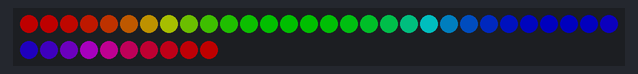
A sketch run on a simulated ESP32. Parts: 40 RGB LEDs in strip order, left to right, continuing on the next row. Dim RGB values are drawn brighter than linear; the audio player accepts every command and is not drawn; what the sketch prints to the serial monitor is not drawn.

Above: at 4.5 s.
At 38.5 s:
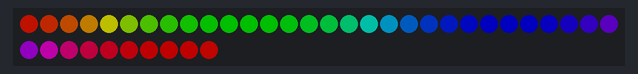

The sketch:

led_rainbow_music_working.ino
```cpp
#include <Adafruit_NeoPixel.h>
#include <HardwareSerial.h>
#include <DFRobotDFPlayerMini.h>

// ---------------- LED SETUP ----------------
#define LED_PIN     32
#define LED_COUNT   40

Adafruit_NeoPixel strip(LED_COUNT, LED_PIN, NEO_GRB + NEO_KHZ800);

// ---------------- MP3 SETUP ----------------
HardwareSerial mp3Serial(2);        // UART2
DFRobotDFPlayerMini mp3;

bool mp3Ready = false;

// ---------------- ANIMATION STATE ----------------
uint16_t hueOffset = 0;
unsigned long lastAnimUpdate = 0;
const unsigned long animIntervalMs = 30; // smaller = faster

// Rainbow cycle animation
void runRainbowAnimation() {
  if (millis() - lastAnimUpdate < animIntervalMs) return;
  lastAnimUpdate = millis();

  for (int i = 0; i < LED_COUNT; i++) {
    // Spread hue across strip and scroll it
    uint16_t hue = hueOffset + (i * 65535UL / LED_COUNT);
    strip.setPixelColor(i, strip.gamma32(strip.ColorHSV(hue, 255, 255)));
  }

  strip.show();
  hueOffset += 256; // speed of color rotation
}

void tryInitDFPlayer() {
  Serial.println("Initializing DFPlayer...");
  delay(800);

  for (int attempt = 1; attempt <= 15; attempt++) {
    Serial.print("  Attempt ");
    Serial.println(attempt);

    if (mp3.begin(mp3Serial)) {
      mp3Ready = true;
      Serial.println("DFPlayer found!");

      mp3.volume(20);     // 0–30
      delay(100);
      mp3.play(1);        // plays 0001.mp3
      Serial.println("Playing track 1.");
      return;
    }

    // Keep rainbow running while retrying
    unsigned long t0 = millis();
    while (millis() - t0 < 300) {
      runRainbowAnimation();
      delay(1);
    }
  }

  Serial.println("DFPlayer NOT found (will keep trying in loop).");
  mp3Ready = false;
}

void setup() {
  Serial.begin(115200);
  delay(2000);

  // LEDs
  strip.begin();
  strip.setBrightness(80);
  strip.clear();
  strip.show();

  // Start UART to DFPlayer
  mp3Serial.begin(9600, SERIAL_8N1, 16, 17);

  // First init attempt
  tryInitDFPlayer();
}

void loop() {
  delay(1000);
  // Always animate LEDs
  runRainbowAnimation();

  delay(1000);

  // Retry DFPlayer if needed
  if (!mp3Ready) {
    static unsigned long lastTry = 0;
    if (millis() - lastTry > 1500) {
      lastTry = millis();
      tryInitDFPlayer();
    }
  }

  delay(1);
}
```
